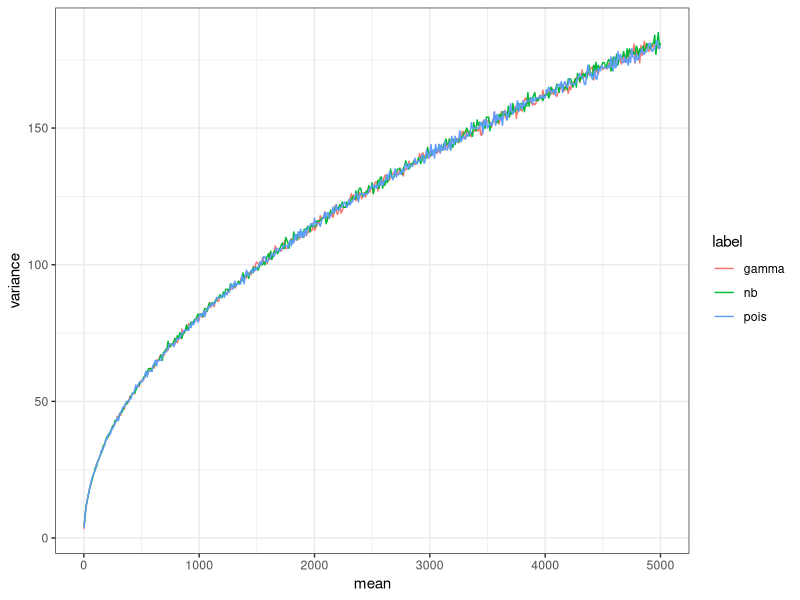
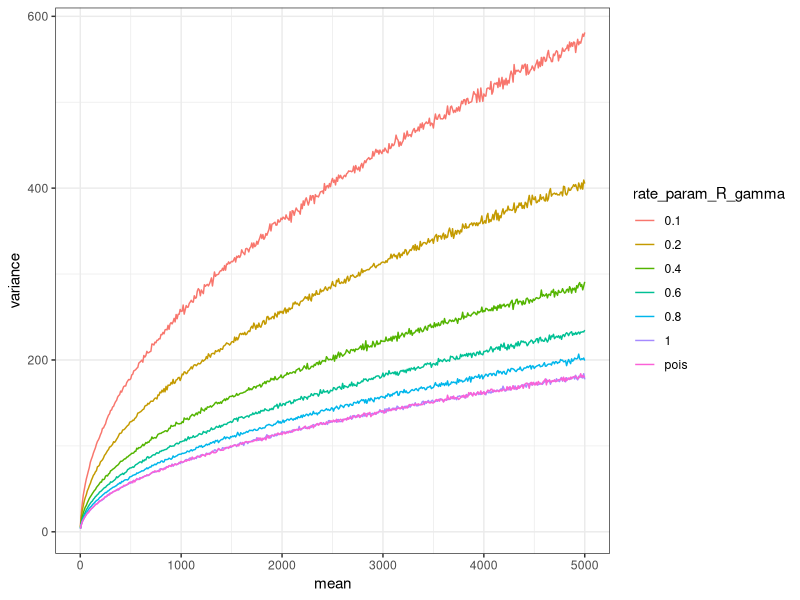
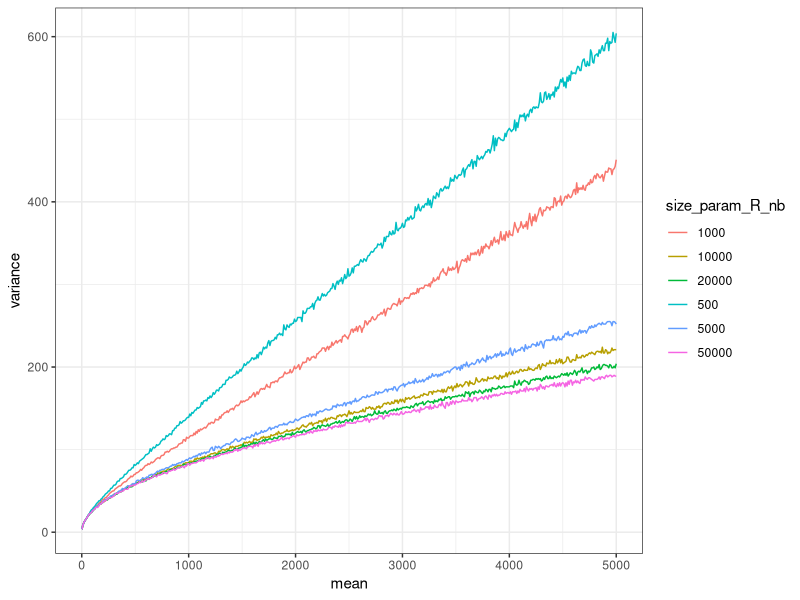
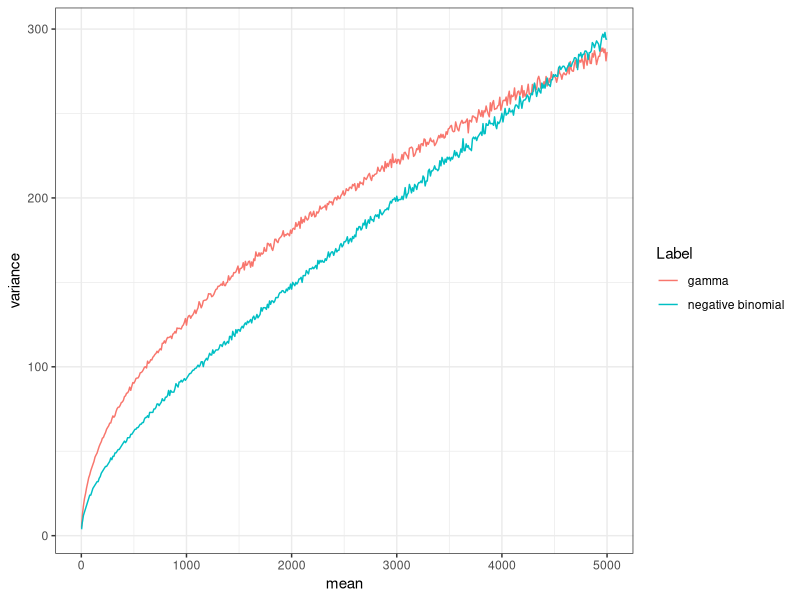
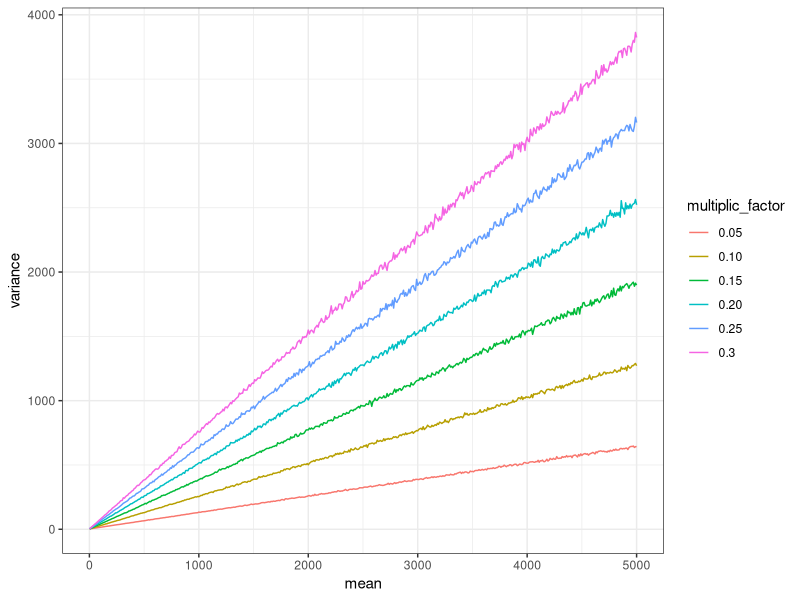
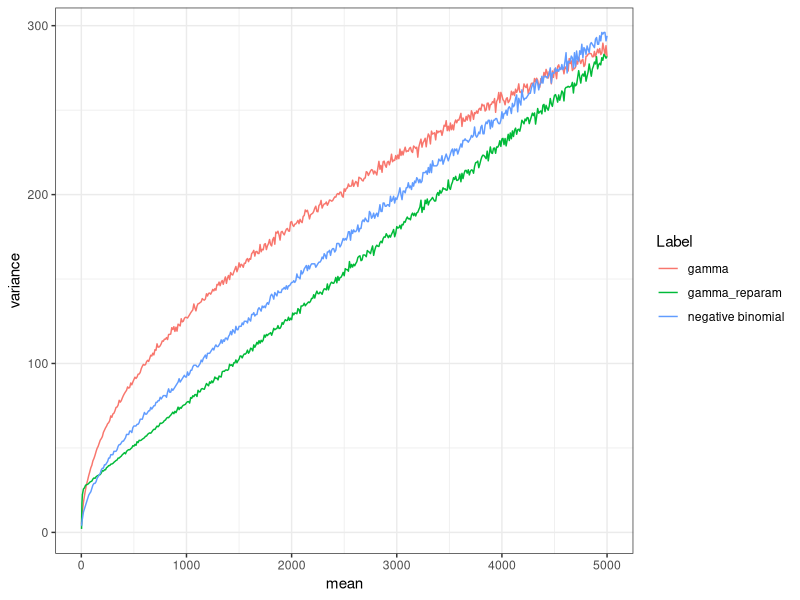
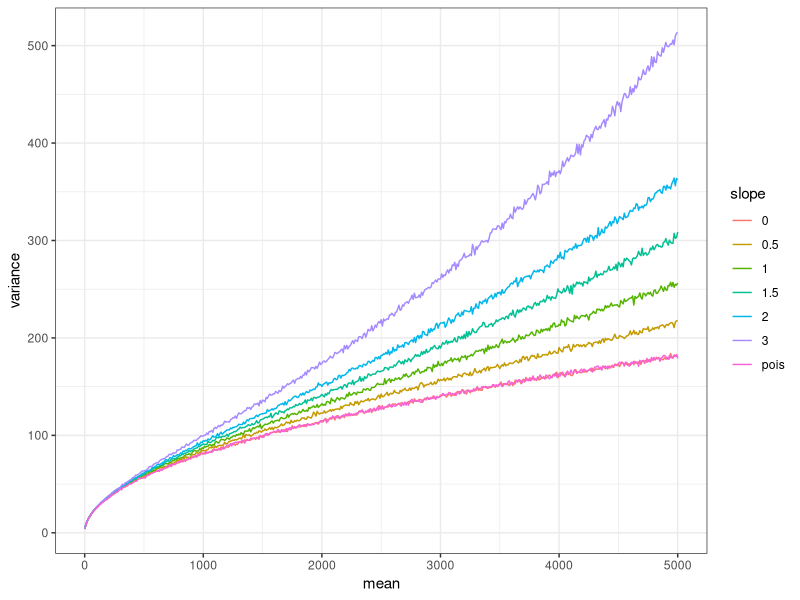
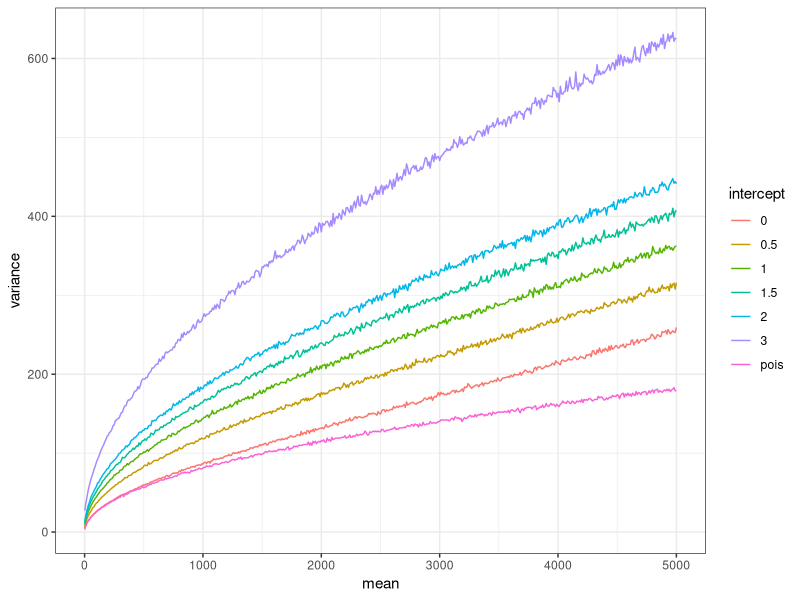

The R source for these figures, in order: (Note: this script raises an error after producing the figures.)
## ---- chunk 1
knitr::opts_chunk$set(echo = TRUE)
## ---- chunk 2
library(foreach)
library(tidyverse)
library(doParallel)
registerDoParallel()
## ---- chunk 3

mm = c(seq(2, 10, 1), seq(10, 5000, 10))
my_df = 
	
	# Gamma
	foreach(m = mm, .combine = bind_rows) %do% {
	s=1

	x = rgamma(10000,shape = m * s, rate = s)
	
	c(mean = m, variance = abs(quantile(x, 0.1) - quantile(x, 0.9)))
	} %>% 
	rename("gamma" = `variance.10%`) %>% 
	
	# Negative binomial
	left_join(
		foreach(m = mm, .combine = bind_rows) %do% {
			s=1000000
			x = rnbinom(10000, mu = m, size = s)
			c(mean = m, variance = abs(quantile(x, 0.1) - quantile(x, 0.9)))
		} %>% 
			rename("nb" = `variance.10%`),
	by="mean"
	) %>%
		
	# Poisson
	left_join(
		foreach(m = mm, .combine = bind_rows) %do% {
			
			x = rpois(10000, lambda = m)
			
			c(mean = m, variance = abs(quantile(x, 0.1) - quantile(x, 0.9)))
		} %>% rename("pois" = `variance.10%`),
		by="mean"
	) %>%
		gather(label, variance, -mean) 

## ---- chunk 4
my_df %>% ggplot(aes(x=mean, y=variance, color=label)) + geom_line() + theme_bw() 
## ---- chunk 5

mm = c(seq(2, 10, 1), seq(10, 5000, 10))
my_df = 
	
	# Gamma
	foreach(m = mm, .combine = bind_rows) %do% {
		s=1
		x = rgamma(10000,shape = m * s, rate = s)
		c(mean = m, variance = abs(quantile(x, 0.1) - quantile(x, 0.9)))
	} %>% 
	rename("1" = `variance.10%`) %>% 
		
	# Gamma
	left_join(
		foreach(m = mm, .combine = bind_rows) %do% {
			s=0.8
			x = rgamma(10000,shape = m * s, rate = s)
			c(mean = m, variance = abs(quantile(x, 0.1) - quantile(x, 0.9)))
		}  %>% rename("0.8" = `variance.10%`),
		by="mean"
	) %>%
	
	# Gamma
	left_join(
		foreach(m = mm, .combine = bind_rows) %do% {
			s=0.6
			x = rgamma(10000,shape = m * s, rate = s)
			c(mean = m, variance = abs(quantile(x, 0.1) - quantile(x, 0.9)))
		}  %>% rename("0.6" = `variance.10%`),
		by="mean"
	) %>%
	
	# Gamma
	left_join(
		foreach(m = mm, .combine = bind_rows) %do% {
			s=0.4
			x = rgamma(10000,shape = m * s, rate = s)
			c(mean = m, variance = abs(quantile(x, 0.1) - quantile(x, 0.9)))
		}  %>% rename("0.4" = `variance.10%`),
		by="mean"
	) %>%
	
	# Gamma
	left_join(
		foreach(m = mm, .combine = bind_rows) %do% {
			s=0.2
			x = rgamma(10000,shape = m * s, rate = s)
			c(mean = m, variance = abs(quantile(x, 0.1) - quantile(x, 0.9)))
		}  %>% rename("0.2" = `variance.10%`),
		by="mean"
	) %>%
	
	# Gamma
	left_join(
		foreach(m = mm, .combine = bind_rows) %do% {
			s=0.1
			x = rgamma(10000,shape = m * s, rate = s)
			c(mean = m, variance = abs(quantile(x, 0.1) - quantile(x, 0.9)))
		}  %>% rename("0.1" = `variance.10%`),
		by="mean"
	) %>%
	
	# Poisson
	left_join(
		foreach(m = mm, .combine = bind_rows) %do% {
			
			x = rpois(10000, lambda = m)
			
			c(mean = m, variance = abs(quantile(x, 0.1) - quantile(x, 0.9)))
		} %>% rename("pois" = `variance.10%`),
		by="mean"
	) %>%
		gather(rate_param_R_gamma, variance, -mean) 

## ---- chunk 6
my_df %>% ggplot(aes(x=mean, y=variance, color=rate_param_R_gamma)) + geom_line() + theme_bw() 
## ---- chunk 7

mm = c(seq(2, 10, 1), seq(10, 5000, 10))
my_df = 
	
	# Negative binomial
	foreach(m = mm, .combine = bind_rows) %do% {
			s=50000
			x = rnbinom(10000, mu = m, size = s)
			c(mean = m, variance = abs(quantile(x, 0.1) - quantile(x, 0.9)))
		} %>% 
	rename("50000" = `variance.10%`) %>% 
		
	# Negative binomial
	left_join(
		foreach(m = mm, .combine = bind_rows) %do% {
			s=20000
			x = rnbinom(10000, mu = m, size = s)
			c(mean = m, variance = abs(quantile(x, 0.1) - quantile(x, 0.9)))
		}  %>% rename("20000" = `variance.10%`),
		by="mean"
	) %>%
	
	# Negative binomial
	left_join(
		foreach(m = mm, .combine = bind_rows) %do% {
			s=10000
			x = rnbinom(10000, mu = m, size = s)
			c(mean = m, variance = abs(quantile(x, 0.1) - quantile(x, 0.9)))
		} %>% rename("10000" = `variance.10%`),
		by="mean"
	) %>%
	
	# Negative binomial
	left_join(
		foreach(m = mm, .combine = bind_rows) %do% {
			s=5000
			x = rnbinom(10000, mu = m, size = s)
			c(mean = m, variance = abs(quantile(x, 0.1) - quantile(x, 0.9)))
		}  %>% rename("5000" = `variance.10%`),
		by="mean"
	) %>%
	
	# Negative binomial
	left_join(
		foreach(m = mm, .combine = bind_rows) %do% {
			s=1000
			x = rnbinom(10000, mu = m, size = s)
			c(mean = m, variance = abs(quantile(x, 0.1) - quantile(x, 0.9)))
		}  %>% rename("1000" = `variance.10%`),
		by="mean"
	) %>%
	
	# Negative binomial
	left_join(
		foreach(m = mm, .combine = bind_rows) %do% {
			s=500
			x = rnbinom(10000, mu = m, size = s)
			c(mean = m, variance = abs(quantile(x, 0.1) - quantile(x, 0.9)))
		} %>% rename("500" = `variance.10%`),
		by="mean"
	) %>%
		gather(size_param_R_nb, variance, -mean) 

## ---- chunk 8
my_df %>% ggplot(aes(x=mean, y=variance, color=size_param_R_nb)) + geom_line() + theme_bw() 
## ---- chunk 9

mm = c(seq(2, 10, 1), seq(10, 5000, 10))
my_df = 
	
	# Negative binomial
	foreach(m = mm, .combine = bind_rows) %do% {
			s=3000
			x = rnbinom(10000, mu = m, size = s)
			c(mean = m, variance = abs(quantile(x, 0.1) - quantile(x, 0.9)))
		} %>% rename("negative binomial" = `variance.10%`) %>%
	
	# Gamma
	left_join(
		foreach(m = mm, .combine = bind_rows) %do% {
			s=0.4
			x = rgamma(10000,shape = m * s, rate = s)
			c(mean = m, variance = abs(quantile(x, 0.1) - quantile(x, 0.9)))
		}  %>% rename("gamma" = `variance.10%`),
		by="mean"
	) %>% 
	gather(Label, variance, -mean) 

## ---- chunk 10
my_df %>% ggplot(aes(x=mean, y=variance, color=Label)) + geom_line() + theme_bw() 
## ---- chunk 11

mm = c(seq(2, 10, 1), seq(10, 5000, 10))
my_df = 
	
	# Gamma
	foreach(m = mm, .combine = bind_rows) %do% {
		s=1
		s = s + 0.3 * m
		
		v = s^2;
		shape = m^2 / v;
		rate = m / v;
		
		x = rgamma(10000,shape = shape, rate = rate)
			
		c(mean = m, variance = abs(quantile(x, 0.1) - quantile(x, 0.9)))
	} %>% 
	rename("0.3" = `variance.10%`) %>% 
		
	# Gamma
	left_join(
	foreach(m = mm, .combine = bind_rows) %do% {
		s=1
		s = s + 0.25 * m
		
		v = s^2;
		shape = m^2 / v;
		rate = m / v;
		
		x = rgamma(10000,shape = shape, rate = rate)
			
		c(mean = m, variance = abs(quantile(x, 0.1) - quantile(x, 0.9)))
	} %>% rename("0.25" = `variance.10%`),
		by="mean"
	) %>%
	
	# Gamma
	left_join(
	foreach(m = mm, .combine = bind_rows) %do% {
		s=1
		s = s + 0.20 * m
		
		v = s^2;
		shape = m^2 / v;
		rate = m / v;
		
		x = rgamma(10000,shape = shape, rate = rate)
			
		c(mean = m, variance = abs(quantile(x, 0.1) - quantile(x, 0.9)))
	}  %>% rename("0.20" = `variance.10%`),
		by="mean"
	) %>%
	
	# Gamma
	left_join(
	foreach(m = mm, .combine = bind_rows) %do% {
		s=1
		s = s + 0.15 * m
		
		v = s^2;
		shape = m^2 / v;
		rate = m / v;
		
		x = rgamma(10000,shape = shape, rate = rate)
			
		c(mean = m, variance = abs(quantile(x, 0.1) - quantile(x, 0.9)))
	}  %>% rename("0.15" = `variance.10%`),
		by="mean"
	) %>%
	
	# Gamma
	left_join(
	foreach(m = mm, .combine = bind_rows) %do% {
		s=1
		s = s + 0.10 * m
		
		v = s^2;
		shape = m^2 / v;
		rate = m / v;
		
		x = rgamma(10000,shape = shape, rate = rate)
			
		c(mean = m, variance = abs(quantile(x, 0.1) - quantile(x, 0.9)))
	} %>% rename("0.10" = `variance.10%`),
		by="mean"
	) %>%
	
	# Gamma
	left_join(
	foreach(m = mm, .combine = bind_rows) %do% {
		s=1
		s = s + 0.05 * m
		
		v = s^2;
		shape = m^2 / v;
		rate = m / v;
		
		x = rgamma(10000,shape = shape, rate = rate)
			
		c(mean = m, variance = abs(quantile(x, 0.1) - quantile(x, 0.9)))
	}  %>% rename("0.05" = `variance.10%`),
		by="mean"
	) %>%
		gather(multiplic_factor, variance, -mean) 

## ---- chunk 12
my_df %>% ggplot(aes(x=mean, y=variance, color=multiplic_factor)) + geom_line() + theme_bw() 
## ---- chunk 13

mm = c(seq(2, 10, 1), seq(10, 5000, 10))
my_df = 
	
	# Negative binomial
	foreach(m = mm, .combine = bind_rows) %do% {
			s=3000
			x = rnbinom(10000, mu = m, size = s)
			c(mean = m, variance = abs(quantile(x, 0.1) - quantile(x, 0.9)))
		} %>% rename("negative binomial" = `variance.10%`) %>%
	
	# Gamma
	left_join(
		foreach(m = mm, .combine = bind_rows) %do% {
		s=10
		s = (s + 0.02 * m) 
		
		v = s^2;
		shape = m^2 / v;
		rate = m / v;
		
		x = rgamma(10000,shape = shape, rate = rate)
			
		c(mean = m, variance = abs(quantile(x, 0.1) - quantile(x, 0.9)))
	}  %>% rename("gamma_reparam" = `variance.10%`),
		by="mean"
	) %>% 
	
	# Gamma
	left_join(
		foreach(m = mm, .combine = bind_rows) %do% {
			s=0.4
			x = rgamma(10000,shape = m * s, rate = s)
			c(mean = m, variance = abs(quantile(x, 0.1) - quantile(x, 0.9)))
		}  %>% rename("gamma" = `variance.10%`),
		by="mean"
	) %>% 
	gather(Label, variance, -mean) 

## ---- chunk 14
my_df %>% ggplot(aes(x=mean, y=variance, color=Label)) + geom_line() + theme_bw() 
## ---- chunk 15

mm = c(seq(2, 10, 1), seq(10, 5000, 10))
my_df = 
	
	# Gamma
	foreach(m = mm, .combine = bind_rows) %do% {
		s= 0 + 2^(0* (1/max(mm)) * m)
		x = rgamma(10000,shape = 1+ m * (1/s), rate = (1/s))
		c(mean = m, variance = abs(quantile(x, 0.1) - quantile(x, 0.9)))
	} %>% 
	rename("0" = `variance.10%`) %>% 
		
	# Gamma
	left_join(
		foreach(m = mm, .combine = bind_rows) %do% {
		s= 0 + 2^(0.5* (1/max(mm)) * m)
		x = rgamma(10000,shape = 1+ m * (1/s), rate = (1/s))
		c(mean = m, variance = abs(quantile(x, 0.1) - quantile(x, 0.9)))
	}  %>% rename("0.5" = `variance.10%`),
		by="mean"
	) %>%
	
	# Gamma
	left_join(
		foreach(m = mm, .combine = bind_rows) %do% {
		s= 0 + 2^(1* (1/max(mm)) * m)
		x = rgamma(10000,shape = 1+ m * (1/s), rate = (1/s))
		c(mean = m, variance = abs(quantile(x, 0.1) - quantile(x, 0.9)))
	}  %>% rename("1" = `variance.10%`),
		by="mean"
	) %>%
	
	# Gamma
	left_join(
		foreach(m = mm, .combine = bind_rows) %do% {
		s= 0 + 2^(1.5* (1/max(mm)) * m)
		x = rgamma(10000,shape = 1+ m * (1/s), rate = (1/s))
		c(mean = m, variance = abs(quantile(x, 0.1) - quantile(x, 0.9)))
	}  %>% rename("1.5" = `variance.10%`),
		by="mean"
	) %>%
	
	# Gamma
	left_join(
		foreach(m = mm, .combine = bind_rows) %do% {
		s= 0 + 2^(2* (1/max(mm)) * m)
		x = rgamma(10000,shape = 1+ m * (1/s), rate = (1/s))
		c(mean = m, variance = abs(quantile(x, 0.1) - quantile(x, 0.9)))
	}  %>% rename("2" = `variance.10%`),
		by="mean"
	) %>%
	
	# Gamma
	left_join(
		foreach(m = mm, .combine = bind_rows) %do% {
		s= 0 + 2^(3* (1/max(mm)) * m)
		x = rgamma(10000,shape = 1+ m * (1/s), rate = (1/s))
		c(mean = m, variance = abs(quantile(x, 0.1) - quantile(x, 0.9)))
	}  %>% rename("3" = `variance.10%`),
		by="mean"
	) %>%
	
	# Poisson
	left_join(
		foreach(m = mm, .combine = bind_rows) %do% {
			
			x = rpois(10000, lambda = m)
			
			c(mean = m, variance = abs(quantile(x, 0.1) - quantile(x, 0.9)))
		} %>% rename("pois" = `variance.10%`),
		by="mean"
	) %>%
		gather(slope, variance, -mean) 

## ---- chunk 16
my_df %>% ggplot(aes(x=mean, y=variance, color=slope)) + geom_line() + theme_bw() 
## ---- chunk 17

mm = c(seq(2, 10, 1), seq(10, 5000, 10))
my_df = 
	
	# Gamma
	foreach(m = mm, .combine = bind_rows) %do% {
		s= 0 + 2^(1* (1/max(mm)) * m)
		x = rgamma(10000,shape = 1+ m * (1/s), rate = (1/s))
		c(mean = m, variance = abs(quantile(x, 0.1) - quantile(x, 0.9)))
	} %>% 
	rename("0" = `variance.10%`) %>% 
		
	# Gamma
	left_join(
		foreach(m = mm, .combine = bind_rows) %do% {
		s= 1 + 2^(1* (1/max(mm)) * m)
		x = rgamma(10000,shape = 1+ m * (1/s), rate = (1/s))
		c(mean = m, variance = abs(quantile(x, 0.1) - quantile(x, 0.9)))
	}  %>% rename("0.5" = `variance.10%`),
		by="mean"
	) %>%
	
	# Gamma
	left_join(
		foreach(m = mm, .combine = bind_rows) %do% {
		s= 2 + 2^(1* (1/max(mm)) * m)
		x = rgamma(10000,shape = 1+ m * (1/s), rate = (1/s))
		c(mean = m, variance = abs(quantile(x, 0.1) - quantile(x, 0.9)))
	}  %>% rename("1" = `variance.10%`),
		by="mean"
	) %>%
	
	# Gamma
	left_join(
		foreach(m = mm, .combine = bind_rows) %do% {
		s= 3 + 2^(1* (1/max(mm)) * m)
		x = rgamma(10000,shape = 1+ m * (1/s), rate = (1/s))
		c(mean = m, variance = abs(quantile(x, 0.1) - quantile(x, 0.9)))
	}  %>% rename("1.5" = `variance.10%`),
		by="mean"
	) %>%
	
	# Gamma
	left_join(
		foreach(m = mm, .combine = bind_rows) %do% {
		s= 4 + 2^(1* (1/max(mm)) * m)
		x = rgamma(10000,shape = 1+ m * (1/s), rate = (1/s))
		c(mean = m, variance = abs(quantile(x, 0.1) - quantile(x, 0.9)))
	}  %>% rename("2" = `variance.10%`),
		by="mean"
	) %>%
	
	# Gamma
	left_join(
		foreach(m = mm, .combine = bind_rows) %do% {
		s= 10 + 2^(1* (1/max(mm)) * m)
		x = rgamma(10000,shape = 1+ m * (1/s), rate = (1/s))
		c(mean = m, variance = abs(quantile(x, 0.1) - quantile(x, 0.9)))
	}  %>% rename("3" = `variance.10%`),
		by="mean"
	) %>%
	
	# Poisson
	left_join(
		foreach(m = mm, .combine = bind_rows) %do% {
			
			x = rpois(10000, lambda = m)
			
			c(mean = m, variance = abs(quantile(x, 0.1) - quantile(x, 0.9)))
		} %>% rename("pois" = `variance.10%`),
		by="mean"
	) %>%
		gather(intercept, variance, -mean) 

## ---- chunk 18
my_df %>% ggplot(aes(x=mean, y=variance, color=intercept)) + geom_line() + theme_bw() 
## ---- chunk 19
library(gtools)
mm = c(seq(2, 10, 1), seq(10, 5000, 10))
my_df = 
	
	# Gamma
	foreach(m = mm, .combine = bind_rows) %dopar% {
		
		a = rep(100, 100)
		a[1] = m
		a = a/sum(a)
		s = 1 * 1/min(a)
		
		x = rdirichlet(10000, a * s)[,1]
				c(mean = m, variance = abs(quantile(x, 0.1) - quantile(x, 0.9)))
	} %>% 
	rename("0" = `variance.10%`) %>% 
		
	# Gamma
	left_join(
		foreach(m = mm, .combine = bind_rows) %do% {
		s= 1 + 2^(1* (1/max(mm)) * m)
		x = rgamma(10000,shape = 1+ m * (1/s), rate = (1/s))
		c(mean = m, variance = abs(quantile(x, 0.1) - quantile(x, 0.9)))
	}  %>% rename("0.5" = `variance.10%`),
		by="mean"
	) %>%
	
	# Gamma
	left_join(
		foreach(m = mm, .combine = bind_rows) %do% {
		s= 2 + 2^(1* (1/max(mm)) * m)
		x = rgamma(10000,shape = 1+ m * (1/s), rate = (1/s))
		c(mean = m, variance = abs(quantile(x, 0.1) - quantile(x, 0.9)))
	}  %>% rename("1" = `variance.10%`),
		by="mean"
	) %>%
	
	# Gamma
	left_join(
		foreach(m = mm, .combine = bind_rows) %do% {
		s= 3 + 2^(1* (1/max(mm)) * m)
		x = rgamma(10000,shape = 1+ m * (1/s), rate = (1/s))
		c(mean = m, variance = abs(quantile(x, 0.1) - quantile(x, 0.9)))
	}  %>% rename("1.5" = `variance.10%`),
		by="mean"
	) %>%
	
	# Gamma
	left_join(
		foreach(m = mm, .combine = bind_rows) %do% {
		s= 4 + 2^(1* (1/max(mm)) * m)
		x = rgamma(10000,shape = 1+ m * (1/s), rate = (1/s))
		c(mean = m, variance = abs(quantile(x, 0.1) - quantile(x, 0.9)))
	}  %>% rename("2" = `variance.10%`),
		by="mean"
	) %>%
	
	# Gamma
	left_join(
		foreach(m = mm, .combine = bind_rows) %do% {
		s= 10 + 2^(1* (1/max(mm)) * m)
		x = rgamma(10000,shape = 1+ m * (1/s), rate = (1/s))
		c(mean = m, variance = abs(quantile(x, 0.1) - quantile(x, 0.9)))
	}  %>% rename("3" = `variance.10%`),
		by="mean"
	) %>%
	
	# Poisson
	left_join(
		foreach(m = mm, .combine = bind_rows) %do% {
			
			x = rpois(10000, lambda = m)
			
			c(mean = m, variance = abs(quantile(x, 0.1) - quantile(x, 0.9)))
		} %>% rename("pois" = `variance.10%`),
		by="mean"
	) %>%
		gather(intercept, variance, -mean) 

## ---- chunk 20
my_df %>% ggplot(aes(x=mean, y=variance, color=intercept)) + geom_line() + theme_bw() 
## ---- chunk 21

mm = c(seq(2, 10, 1), seq(10, 5000, 10))

foreach(m = mm, .combine = bind_rows) %do% {
		s= 5000 / 2^(0.0005 * m)
		x = rnbinom(10000, mu = m, size =  s )

		c(mean = m, variance = abs(quantile(x, 0.1) - quantile(x, 0.9)))
	} %>% ggplot(aes(x=mean, y=`variance.10%`)) + geom_line() + theme_bw() 
	


